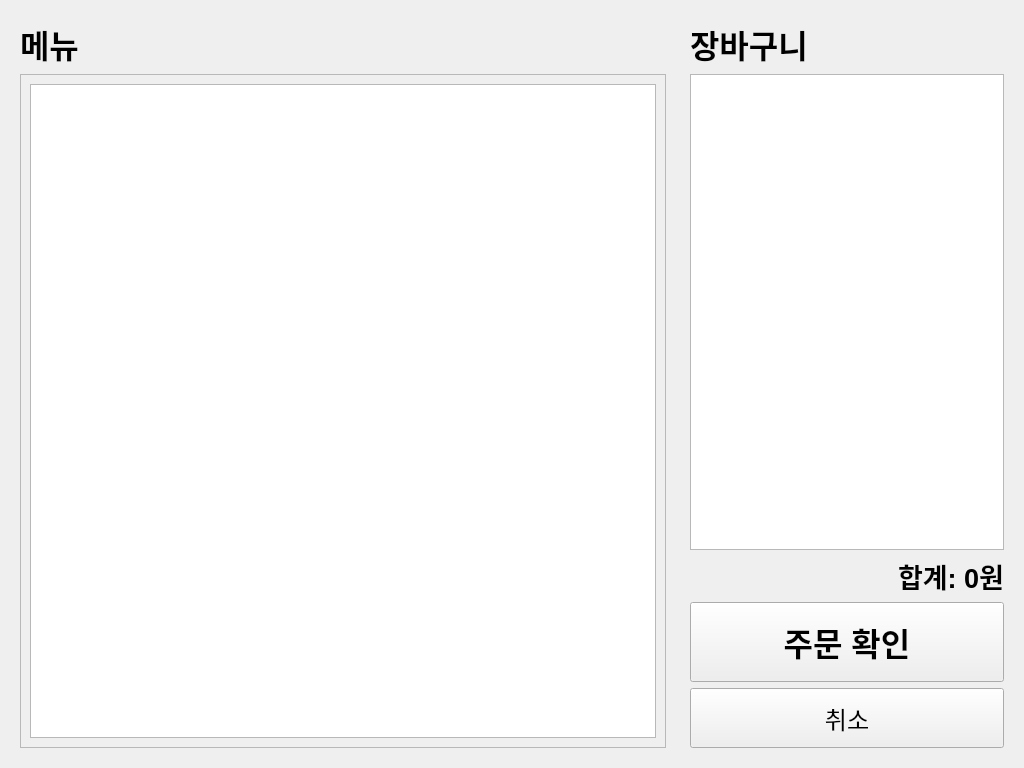
<?xml version="1.0" encoding="UTF-8"?>
<ui version="4.0">
 <class>MenuSelection</class>
 <widget class="QWidget" name="MenuSelection">
  <property name="geometry">
   <rect>
    <x>0</x>
    <y>0</y>
    <width>1024</width>
    <height>768</height>
   </rect>
  </property>
  <property name="windowTitle">
   <string>메뉴 선택</string>
  </property>
  <layout class="QHBoxLayout" name="horizontalLayout_main">
   <item>
    <widget class="QWidget" name="widget_menu_area" native="true">
     <property name="sizePolicy">
      <sizepolicy hsizetype="Expanding" vsizetype="Preferred">
       <horstretch>2</horstretch>
       <verstretch>0</verstretch>
      </sizepolicy>
     </property>
     <layout class="QVBoxLayout" name="verticalLayout_menu">
      <item>
       <widget class="QLabel" name="label_menu_title">
        <property name="text">
         <string>메뉴</string>
        </property>
        <property name="font">
         <font>
          <pointsize>24</pointsize>
          <weight>75</weight>
          <bold>true</bold>
         </font>
        </property>
       </widget>
      </item>
      <item>
       <widget class="QScrollArea" name="scrollArea_menu">
        <property name="widgetResizable">
         <bool>true</bool>
        </property>
        <widget class="QWidget" name="scrollAreaWidgetContents">
         <property name="geometry">
          <rect>
           <x>0</x>
           <y>0</y>
           <width>640</width>
           <height>640</height>
          </rect>
         </property>
         <layout class="QVBoxLayout" name="verticalLayout_menu_list">
          <item>
           <widget class="QListWidget" name="list_menu">
            <property name="iconSize">
             <size>
              <width>80</width>
              <height>80</height>
             </size>
            </property>
            <property name="spacing">
             <number>10</number>
            </property>
           </widget>
          </item>
         </layout>
        </widget>
       </widget>
      </item>
     </layout>
    </widget>
   </item>
   <item>
    <widget class="QWidget" name="widget_cart_area" native="true">
     <property name="sizePolicy">
      <sizepolicy hsizetype="Expanding" vsizetype="Preferred">
       <horstretch>1</horstretch>
       <verstretch>0</verstretch>
      </sizepolicy>
     </property>
     <layout class="QVBoxLayout" name="verticalLayout_cart">
      <item>
       <widget class="QLabel" name="label_cart_title">
        <property name="text">
         <string>장바구니</string>
        </property>
        <property name="font">
         <font>
          <pointsize>24</pointsize>
          <weight>75</weight>
          <bold>true</bold>
         </font>
        </property>
       </widget>
      </item>
      <item>
       <widget class="QListWidget" name="list_cart">
        <property name="spacing">
         <number>5</number>
        </property>
       </widget>
      </item>
      <item>
       <widget class="QLabel" name="label_total">
        <property name="text">
         <string>합계: 0원</string>
        </property>
        <property name="font">
         <font>
          <pointsize>20</pointsize>
          <weight>75</weight>
          <bold>true</bold>
         </font>
        </property>
        <property name="alignment">
         <set>Qt::AlignRight|Qt::AlignVCenter</set>
        </property>
       </widget>
      </item>
      <item>
       <widget class="QPushButton" name="btn_confirm_order">
        <property name="minimumSize">
         <size>
          <width>0</width>
          <height>80</height>
         </size>
        </property>
        <property name="font">
         <font>
          <pointsize>24</pointsize>
          <weight>75</weight>
          <bold>true</bold>
         </font>
        </property>
        <property name="text">
         <string>주문 확인</string>
        </property>
       </widget>
      </item>
      <item>
       <widget class="QPushButton" name="btn_cancel">
        <property name="minimumSize">
         <size>
          <width>0</width>
          <height>60</height>
         </size>
        </property>
        <property name="font">
         <font>
          <pointsize>18</pointsize>
         </font>
        </property>
        <property name="text">
         <string>취소</string>
        </property>
       </widget>
      </item>
     </layout>
    </widget>
   </item>
  </layout>
 </widget>
 <resources/>
 <connections/>
</ui>
